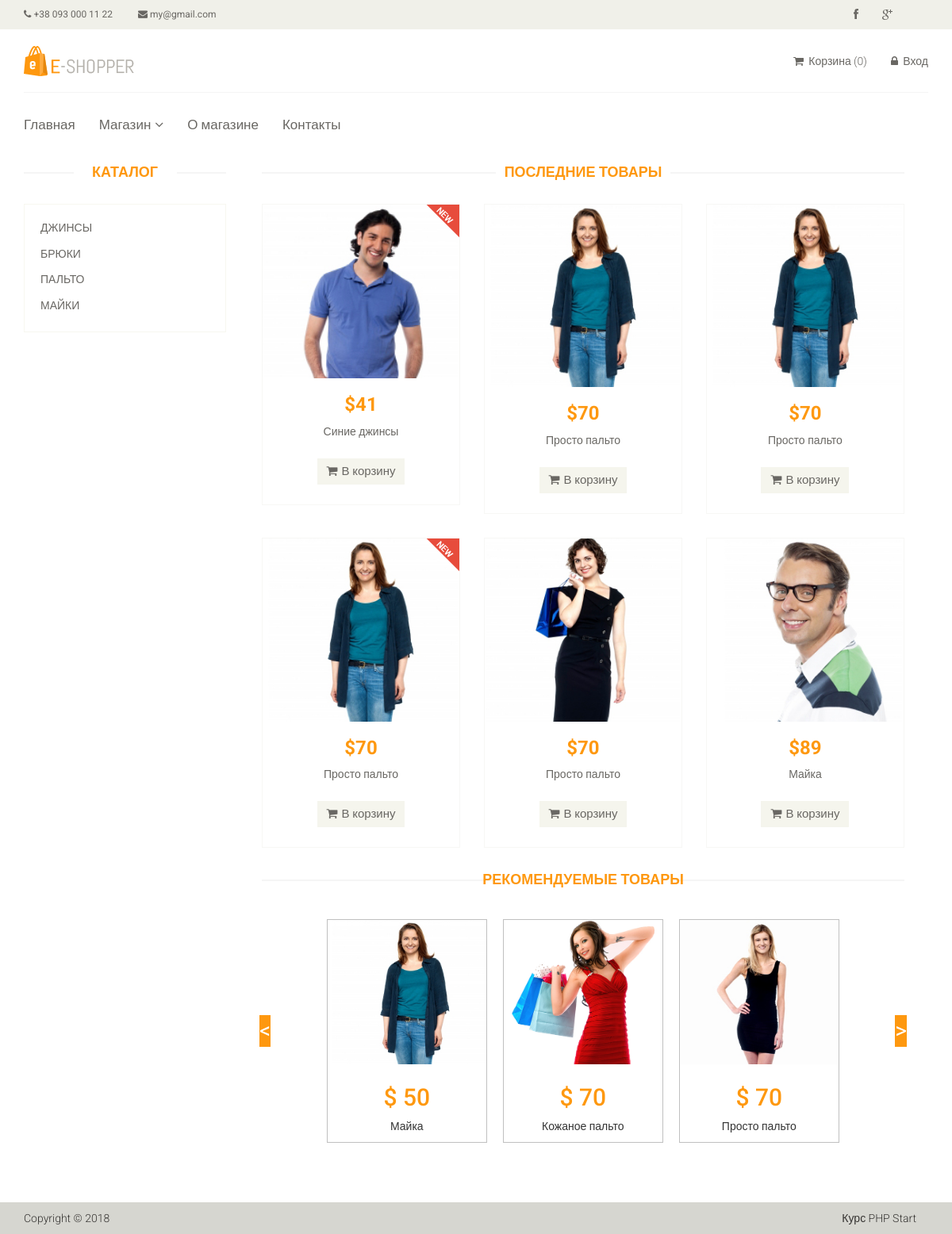
The page / on the database its author committed.
### tables this page shows
CREATE TABLE `category` (
  `id` int(11) NOT NULL,
  `name` varchar(256) NOT NULL,
  `sort_order` int(11) NOT NULL DEFAULT '0',
  `status` int(11) NOT NULL DEFAULT '1'
);

CREATE TABLE `product` (
  `id` int(11) NOT NULL,
  `name` varchar(256) NOT NULL,
  `category_id` int(11) NOT NULL,
  `code` int(11) NOT NULL,
  `price` float NOT NULL,
  `availability` int(11) NOT NULL,
  `brand` varchar(256) NOT NULL,
  `image` varchar(256) NOT NULL,
  `description` text NOT NULL,
  `is_new` int(11) NOT NULL DEFAULT '0',
  `is_recomended` int(11) NOT NULL DEFAULT '0',
  `status` int(11) NOT NULL DEFAULT '1'
);

### config/routes.php (called while the page is built)
<?php
return array(
    'product/([0-9]+)' => 'product/view/$1',
    'catalog' => 'catalog/index',
    'category/([0-9]+)/page-([0-9]+)' => 'catalog/category/$1/$2',
    'category/([0-9]+)' => 'catalog/category/$1',
    'contact' => 'site/contact',
    'cart/delete' => 'cart/delete',
    'cart/deleteAll/([0-9]+)' => 'cart/deleteAll/$1',
    'cart/addAjax/([0-9]+)/([0-9]+)'=> 'cart/addAjax/$1/$2',
    'cart/add' => 'cart/add',
    'cart/checkout' => 'cart/checkout',
    'cart' => 'cart/index',
    'admin/category/delete/([0-9]+)' => 'adminCategory/delete/$1',
    'admin/category/update/([0-9]+)' => 'adminCategory/update/$1',
    'admin/category/create' => 'adminCategory/create',
    'admin/category' => 'adminCategory/index',
    'admin/order/delete/([0-9]+)' => 'adminOrder/delete/$1',
    'admin/order/update/([0-9]+)' => 'adminOrder/update/$1',
    'admin/order/view/([0-9]+)' => 'adminOrder/view/$1',
    'admin/order' => 'adminOrder/index',
    'admin/product/delete/([0-9]+)' => 'adminProduct/delete/$1',
    'admin/product/update/([0-9]+)' => 'adminProduct/update/$1',
    'admin/product/create' => 'adminProduct/create',
    'admin/product' => 'adminProduct/index',
    'admin' => 'admin/index',
    'user/register' => 'user/register',
    'user/login' => 'user/login',
    'user/logout' => 'user/logout',
    'cabinet/edit' => 'cabinet/edit',
    'cabinet' => 'cabinet/index',
    '' => 'site/index',
);

### controller/SiteController.php (called while the page is built, shortened)
<?php
class SiteController {
    public function actionIndex()
    {
        $categories = Category::getCategoriesList();
        $lastProduct = Product::getLatestProducts();
        $recomendedProduct = Product::getRecomendedProducts();
        require_once(ROOT . "/view/site/index.php");
        return true;
    }
}

### index.php (called while the page is built, shortened)
<?php
    $router = new Router();
    $router->run();

### models/Category.php (called while the page is built, shortened)
<?php
class Category {
    public static function getCategoriesList()
    {
        $db = Db::getConnection();
        $categoryList = array();
        $result = $db->query("SELECT id, name FROM `category` ORDER BY `sort_order` ASC");
        $i = 0;
        while($row = $result->fetch()){
            $categoryList[$i]['id'] = $row['id'];
            $categoryList[$i]['name'] = $row['name'];
            $i++;
        }
        return $categoryList;
    }
}

### models/Product.php (called while the page is built, shortened)
<?php
class Product
{
    public static function getLatestProducts($count = self::SHOW_BY_DEFAULT)
    {
        $count = intval($count);
        $db = Db::getConnection();
        $productList = array();
        $result  = $db->query("SELECT `id`, `name`, `price`, `image`, `is_new`"
                . " FROM `product` WHERE `status` = '1'" .
                "ORDER BY `id` DESC LIMIT {$count}");
        $i = 0;
        while($row = $result->fetch()){
            $productList[$i]['id'] = $row['id'];
            $productList[$i]['name'] = $row['name'];
            $productList[$i]['price'] = $row['price'];
            $productList[$i]['image'] = $row['image'];
            $productList[$i]['is_new'] = $row['is_new'];
            $i++;
        }
        return $productList;
    }
   public static function getRecomendedProducts(){
       $db = Db::getConnection();
       $sql = "SELECT * FROM `product` WHERE `is_recomended` = 1";
       $result = $db->query($sql);
       return $result->fetchAll(PDO::FETCH_ASSOC);
   }
}

### view/site/index.php (the view)
<?php require_once ROOT . '/include/header.php'; ?>
        <section>
            <div class="container">
                <div class="row">
                    <div class="col-sm-3">
                        <div class="left-sidebar">
                            <h2>Каталог</h2>
                            <div class="panel-group category-products">
                                <?php foreach($categories as $categoryItem): ?>
                                <div class="panel panel-default">
                                    <div class="panel-heading">
                                        <h4 class="panel-title">
                                            <a href="/category/<?php echo $categoryItem['id']; ?>">
                                                <?php echo $categoryItem['name']; ?>
                                            </a>
                                        </h4>
                                    </div>
                                </div>
                               <?php endforeach; ?>
                            </div>
                        </div>
                    </div>
                    <div class="col-sm-9 padding-right">
                        <h2 class="title text-center">Последние товары</h2>
                        <div class="features_items">
                            <?php foreach( $lastProduct as  $lastProductItem): ?>
                                <div class="col-sm-4">
                                    <div class="product-image-wrapper">
                                        <div class="single-products">
                                            <div class="productinfo text-center">
                                                <img src="<?php echo $lastProductItem['image']; ?>" alt="" />
                                                <h2>$<?php echo $lastProductItem['price']; ?></h2>
                                                <a href="/product/<?php echo $lastProductItem['id']; ?>"><p><?php echo $lastProductItem['name']; ?></p>
                                                <a data-id="<?=$lastProductItem['id'];?>" href="#" class="btn btn-default add-to-cart">
                                                    <i class="fa fa-shopping-cart"></i>В корзину
                                                </a>
                                            </div>
                                            <?php if($lastProductItem['is_new'] == 1): ?>
                                                <img src="/template/images/home/new.png" class="new" alt="" >
                                            <?php endif;?>
                                        </div>
                                    </div>
                                </div>
                            <?php endforeach; ?>
                        </div>
                        <div class="recommended_items">
                            <h2 class="title text-center">Рекомендуемые товары</h2>
                            <div id="slider">
                                <a id="to-left">&lt;</a>
                                <div id="now">
                                    <div id='slider-old-wrap'>
                                        <div id="slider-wrap">
                                            <?php foreach ($recomendedProduct as $recomended): ?>
                                                <div class="product-car">
                                                    <a href="/product/<?php echo $recomended['id']; ?>"><img class="image-slider" src="<?php echo $recomended['image']; ?>"></a>
                                                     <h2>$ <?php echo $recomended['price']; ?></h2>
                                                     <p><a href="/product/<?php echo $recomended['id']; ?>"><?php echo $recomended['name']; ?></a></p>
                                                </div>
                                            <?php endforeach; ?>
                                        </div>
                                    </div>
                               </div>
                               <a id="to-rigth">&gt;</a>
                            </div>
                        </div>
                    </div>
                </div>
            </div>
        </section>
<?php require_once ROOT . '/include/footer.php'; ?>

### components/Router.php (shortened to what this page needs)
<?php
class Router {
    private $routes;
    public function __construct()
    {
        $routesPath = ROOT . '/config/routes.php';
        $this->routes = include($routesPath);
    }
    private function getURI(){
        if(!empty($_SERVER['REQUEST_URI'])){
            return trim($_SERVER['REQUEST_URI'], '/');
        }
    }
    public function run()
    {
        $uri = $this->getURI();
        foreach ($this->routes as $uriPattern => $path){
            if(preg_match("~$uriPattern~", $uri)){
                $internalRoute = preg_replace("~$uriPattern~", $path, $uri);
                    $segments = explode('/', $internalRoute);
                    $controllerName = array_shift($segments). 'Controller';
                    $actionName = 'action'.ucfirst(array_shift($segments));
                    $parameters = $segments;
                    $controllerObject = new $controllerName;
                    $result = call_user_func_array(array($controllerObject, $actionName), $parameters);
                    if($result != NULL){
                        break;
                    }
                }
        }
    }
}

### rows shown on the page
category: name "ДЖИНСЫ"
category: name "БРЮКИ"
category: name "ПАЛЬТО"
category: name "МАЙКИ"
product: image (picture), price "70", name "Просто пальто"
product: image (picture), price "70", name "Просто пальто", is_new 1 (drawn)
product: image (picture), price "50", name "Майка"
product: image (picture), price "70", name "Кожаное пальто"
product: image (picture), price "70", name "Просто пальто"

### other values the page prints
$lastProductItem['price'] "41"
$lastProductItem['name'] "Синие джинсы"
$lastProductItem['price'] "70"
$lastProductItem['name'] "Просто пальто"
$lastProductItem['price'] "89"
$lastProductItem['name'] "Майка"
